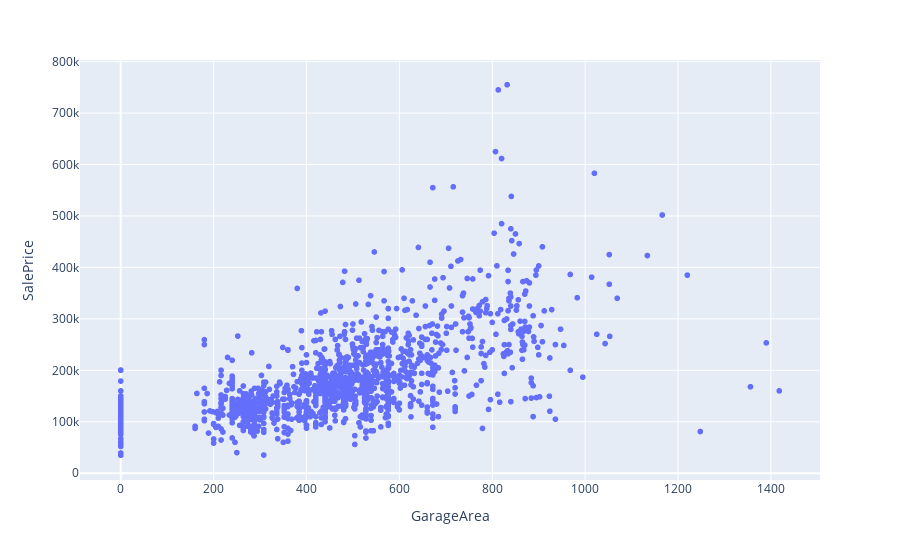

The notebook cell this image was saved under:
### Code cell
px.scatter(df_train,y="SalePrice", x="GarageArea")

### Figure 1 — Plotly figure (JSON) as saved in the notebook; plotly's stock layout.template omitted (floating-point values rounded to 4 significant figures; data arrays with more than 128 entries replaced by an {"elided": "..."} marker saying what was removed)
{"data": [{"hovertemplate": "GarageArea=%{x}<br>SalePrice=%{y}<extra></extra>", "legendgroup": "", "marker": {"color": "#636efa", "symbol": "circle"}, "mode": "markers", "name": "", "showlegend": false, "type": "scattergl", "x": {"elided": "1460 int values"}, "xaxis": "x", "y": {"elided": "1460 int values"}, "yaxis": "y"}], "layout": {"legend": {"tracegroupgap": 0}, "margin": {"t": 60}, "xaxis": {"anchor": "y", "domain": [0, 1], "title": {"text": "GarageArea"}}, "yaxis": {"anchor": "x", "domain": [0, 1], "title": {"text": "SalePrice"}}}}
